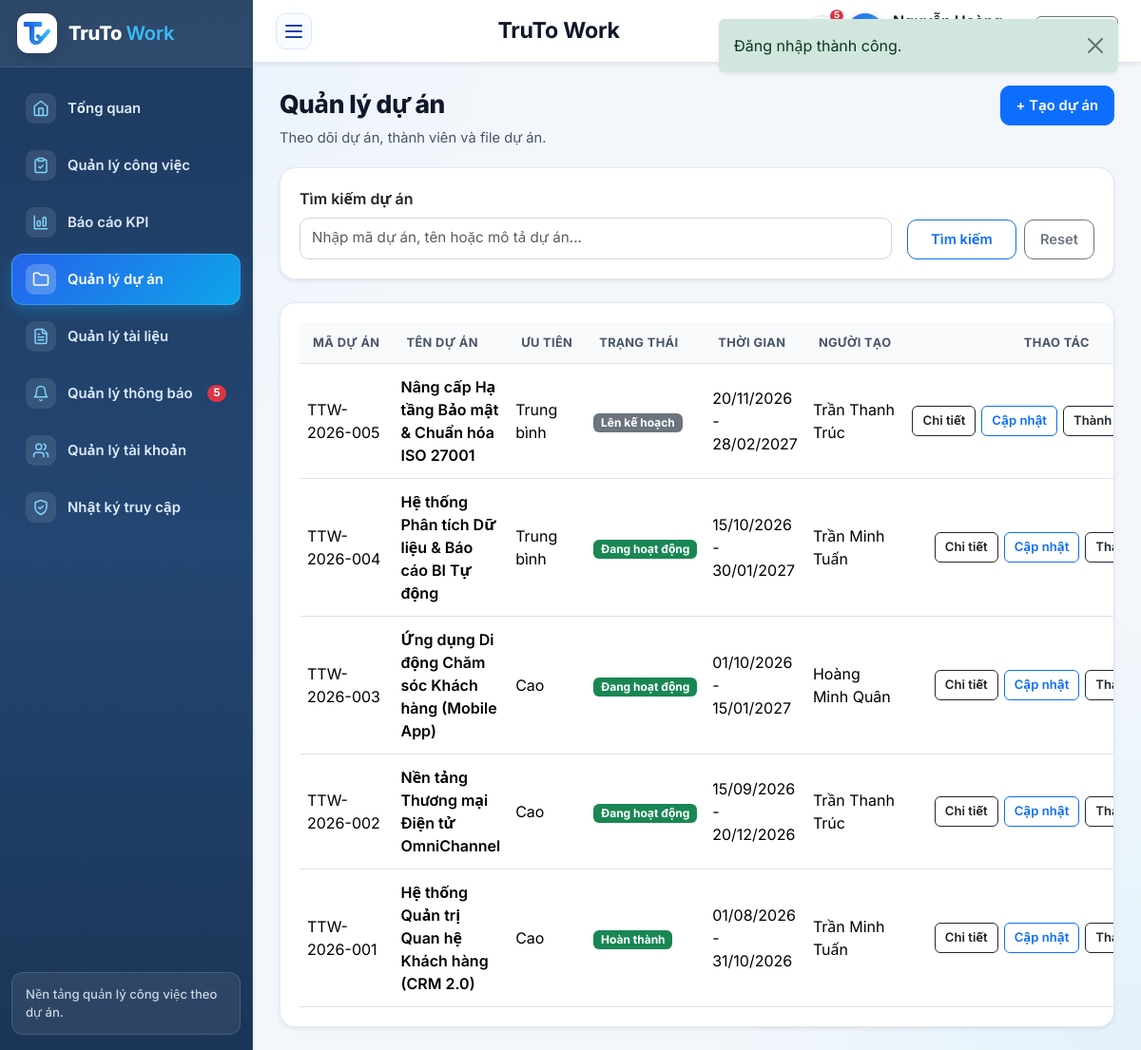
The app's page /index.php?route=du_an/index (signed in) with its own data.
### tables this page shows
CREATE TABLE `tai_khoan` (
  `id` int(11) NOT NULL AUTO_INCREMENT,
  `name` varchar(150) NOT NULL,
  `email` varchar(150) NOT NULL,
  `password` varchar(255) NOT NULL,
  `public_key_jwk` longtext DEFAULT NULL,
  `role` enum('admin','manager','employee') NOT NULL DEFAULT 'employee',
  `department` varchar(100) DEFAULT NULL,
  `status` enum('active','inactive') NOT NULL DEFAULT 'active',
  `created_at` datetime NOT NULL,
  PRIMARY KEY (`id`),
  UNIQUE KEY `email` (`email`)
);

CREATE TABLE `du_an` (
  `id` int(11) NOT NULL AUTO_INCREMENT,
  `code` varchar(50) NOT NULL,
  `name` varchar(150) NOT NULL,
  `description` text DEFAULT NULL,
  `start_date` date DEFAULT NULL,
  `end_date` date DEFAULT NULL,
  `priority` enum('low','medium','high') NOT NULL DEFAULT 'medium',
  `status` enum('planning','active','completed') NOT NULL DEFAULT 'active',
  `created_by` int(11) NOT NULL,
  `created_at` datetime NOT NULL,
  PRIMARY KEY (`id`),
  UNIQUE KEY `code` (`code`),
  KEY `fk_du_an_created_by` (`created_by`),
  CONSTRAINT `fk_du_an_created_by` FOREIGN KEY (`created_by`) REFERENCES `tai_khoan` (`id`)
);

### app/views/du_an/index.php (the view, shortened to what the rows shown need)
<div class="section-header">
    <div>
        <div class="section-title">Quản lý dự án</div>
        <p class="section-desc">Theo dõi dự án, thành viên và file dự án.</p>
    </div>
    <?php if (in_array(current_user()['role'] ?? '', ['admin', 'manager'], true)): ?>
        <a href="<?= e(route_url('du_an/create')) ?>" class="btn btn-primary">+ Tạo dự án</a>
    <?php endif; ?>
</div>
<div class="card border-0 shadow-sm mb-4">
    <div class="card-body">
        <form class="row g-3" method="get">
            <div class="col-md-9">
                <label class="form-label fw-semibold">Tìm kiếm dự án</label>
                <input type="text" class="form-control" name="keyword" placeholder="Nhập mã dự án, tên hoặc mô tả dự án..." value="<?= e($keyword ?? '') ?>">
            </div>
            <div class="col-md-3 d-flex align-items-end gap-2">
                <button class="btn btn-outline-primary flex-grow-1" type="submit">Tìm kiếm</button>
                <a class="btn btn-outline-secondary" href="<?= e(route_url('du_an/index')) ?>">Reset</a>
            </div>
        </form>
    </div>
</div>
<div class="card border-0 shadow-sm">
    <div class="card-body table-responsive">
        <?php $projectAccessModel = new \App\Models\Project(); ?>
        <table class="table align-middle">
            <thead>
                <tr>
                    <th>Mã dự án</th>
                    <th>Tên dự án</th>
                    <th>Ưu tiên</th>
                    <th>Trạng thái</th>
                    <th>Thời gian</th>
                    <th>Người tạo</th>
                    <th class="project-actions-head"><span class="project-actions-head-grid"><span class="project-actions-head-label">Thao tác</span></span></th>
                </tr>
            </thead>
            <tbody>
            <?php foreach ($du_an as $project): ?>
                <?php $canManageThisProject = $projectAccessModel->userCanManageProject(current_user(), (int) $project['id']); ?>
                <tr>
                    <td><?= e($project['code']) ?></td>
                    <td><div class="fw-semibold"><?= e($project['name']) ?></div></td>
                    <td><?= e(priority_label($project['priority'])) ?></td>
                    <td><span class="badge text-bg-<?= e(status_badge_class($project['status'])) ?>"><?= e(status_label($project['status'])) ?></span></td>
                    <td><?= e(format_date($project['start_date'])) ?> - <?= e(format_date($project['end_date'])) ?></td>
                    <td><?= e($project['creator_name']) ?></td>
                    <td class="project-actions-cell">
                        <div class="project-actions-grid">
                            <div class="project-action-slot">
                                <a class="btn btn-sm btn-outline-dark w-100" href="<?= e(route_url('du_an/show', ['id' => $project['id']])) ?>">Chi tiết</a>
                            </div>
                            <div class="project-action-slot">
                                <?php if ($canManageThisProject): ?>
                                    <a class="btn btn-sm btn-outline-primary w-100" href="<?= e(route_url('du_an/edit', ['id' => $project['id']])) ?>">Cập nhật</a>
                                <?php else: ?>
                                    <span class="project-action-placeholder"></span>
                                <?php endif; ?>
                            </div>
                            <?php if ($canManageThisProject): ?>
                                <div class="project-action-slot">
                                    <a class="btn btn-sm btn-outline-dark w-100" href="<?= e(route_url('du_an/members', ['id' => $project['id']])) ?>">Thành viên</a>
                                </div>
                            <?php endif; ?>
                        </div>
                    </td>
                </tr>
            <?php endforeach; ?>
            </tbody>
        </table>
    </div>
</div>

### app/views/layouts/main.php (shortened to what the rows shown need)
<?php
$authUser = current_user();
$currentRoute = (string) ($_GET['route'] ?? ($authUser ? 'dashboard/index' : 'home/index'));
$isPublicPage = !$authUser && str_starts_with($currentRoute, 'home/');
$isLoginPage = !$authUser && str_starts_with($currentRoute, 'auth/');
$unreadNotifCount = 0;
if ($authUser) {
    try {
        $unreadNotifCount = (new \App\Models\Notification())->unreadCount((int) $authUser['id']);
    } catch (\Throwable $e) {
        $unreadNotifCount = 0;
    }
}
?>
<!doctype html>
<html lang="vi">
<head>
    <link href="https://cdn.jsdelivr.net/npm/bootstrap@5.3.3/dist/css/bootstrap.min.css" rel="stylesheet">
    <link href="assets/css/app.css?v=20261025v6" rel="stylesheet">
</head>
<body>
<?php if ($isPublicPage): ?>
    <div class="public-site-shell">
        <header class="public-header">
            <div class="public-container public-header-inner">
                <a class="brand-public" href="<?= e(route_url('home/index')) ?>">
                    <span class="brand-public-mark">
                        <img src="assets/images/logo-icon.png" alt="TruTo Work">
                    </span>
                    <span>
                        <strong>TruTo <span class="text-primary fw-semibold">Work</span></strong>
                        <small>Quản lý công việc theo dự án</small>
                    </span>
                </a>
                <nav class="public-nav">
                    <a class="<?= $currentRoute === 'home/index' ? 'is-active' : '' ?>" href="<?= e(route_url('home/index')) ?>">Trang chủ</a>
                    <a class="<?= $currentRoute === 'home/about' ? 'is-active' : '' ?>" href="<?= e(route_url('home/about')) ?>">Giới thiệu</a>
                    <a href="<?= e(route_url('auth/login')) ?>">Đăng nhập</a>
                </nav>
            </div>
        </header>
        <main class="public-main">
            <div class="public-container">
                <?= $content ?>
            </div>
        </main>
        <footer class="public-footer">
            <div class="public-container public-footer-inner">
                <span>TruTo Work</span>
            </div>
        </footer>
    </div>
<?php else: ?>
    <div class="app-shell">
        <aside class="sidebar shadow-sm">
            <div class="sidebar-header">
                <a class="sidebar-brand text-decoration-none" href="<?= e(route_url('dashboard/index')) ?>">
                    <div class="brand-icon">
                        <img src="assets/images/logo-icon.png" alt="TruTo Work">
                    </div>
                    <div class="brand-title">TruTo <span class="brand-title-accent">Work</span></div>
                </a>
            </div>
            <nav class="sidebar-menu">
                <a class="menu-link <?= e(active_menu('dashboard/')) ?>" href="<?= e(route_url('dashboard/index')) ?>" data-short-label="TG" title="Tổng quan">
                    <span class="menu-icon" aria-hidden="true">
                        <svg xmlns="http://www.w3.org/2000/svg" width="18" height="18" viewBox="0 0 24 24" fill="none" stroke="currentColor" stroke-width="2" stroke-linecap="round" stroke-linejoin="round"><path d="m3 9 9-7 9 7v11a2 2 0 0 1-2 2H5a2 2 0 0 1-2-2z"/><polyline points="9 22 9 12 15 12 15 22"/></svg>
                    </span>
                    <span class="menu-text">Tổng quan</span>
                </a>
                <a class="menu-link <?= e(active_menu('cong_viec/')) ?>" href="<?= e(route_url('cong_viec/index')) ?>" data-short-label="CV" title="Quản lý công việc">
                    <span class="menu-icon" aria-hidden="true">
                    </span>
                    <span class="menu-text">Quản lý công việc</span>
                </a>
                <a class="menu-link <?= e(active_menu('kpi/')) ?>" href="<?= e(route_url('kpi/index')) ?>" data-short-label="KPI" title="Báo cáo KPI">
                    <span class="menu-icon" aria-hidden="true">
                        <svg xmlns="http://www.w3.org/2000/svg" width="18" height="18" viewBox="0 0 24 24" fill="none" stroke="currentColor" stroke-width="2" stroke-linecap="round" stroke-linejoin="round"><path d="M3 3v18h18"/><rect width="4" height="7" x="7" y="10" rx="1"/><rect width="4" height="12" x="15" y="5" rx="1"/></svg>
                    </span>
                    <span class="menu-text">Báo cáo KPI</span>
                </a>
                <a class="menu-link <?= e(active_menu('du_an/')) ?>" href="<?= e(route_url('du_an/index')) ?>" data-short-label="DA" title="Quản lý dự án">
                    <span class="menu-icon" aria-hidden="true">
                        <svg xmlns="http://www.w3.org/2000/svg" width="18" height="18" viewBox="0 0 24 24" fill="none" stroke="currentColor" stroke-width="2" stroke-linecap="round" stroke-linejoin="round"><path d="M20 20a2 2 0 0 0 2-2V8a2 2 0 0 0-2-2h-7.9a2 2 0 0 1-1.69-.9L9.6 3.9A2 2 0 0 0 7.93 3H4a2 2 0 0 0-2 2v13a2 2 0 0 0 2 2Z"/></svg>
                    </span>
                    <span class="menu-text">Quản lý dự án</span>
                </a>
                <?php if (in_array($authUser['role'], ['manager', 'admin'], true)): ?>
                    <a class="menu-link <?= e(active_menu('files/') ?: active_menu('tai_lieu/')) ?>" href="<?= e(route_url('files/index')) ?>" data-short-label="TL" title="Quản lý tài liệu">
                        <span class="menu-icon" aria-hidden="true">
                        </span>
                        <span class="menu-text">Quản lý tài liệu</span>
                    </a>
                <?php endif; ?>
                <?php $notifMenuTitle = in_array($authUser['role'], ['manager', 'admin'], true) ? 'Quản lý thông báo' : 'Xem thông báo'; ?>
                <a class="menu-link <?= e(active_menu('thong_bao/')) ?>"
                   href="<?= e(route_url('thong_bao/index')) ?>"
                   data-short-label="TB"
                   title="<?= e($notifMenuTitle) ?>">
                    <span class="menu-icon" aria-hidden="true">
                        <svg xmlns="http://www.w3.org/2000/svg" width="18" height="18" viewBox="0 0 24 24" fill="none" stroke="currentColor" stroke-width="2" stroke-linecap="round" stroke-linejoin="round"><path d="M6 8a6 6 0 0 1 12 0c0 7 3 9 3 9H3s3-2 3-9"/><path d="M10.3 21a1.94 1.94 0 0 0 3.4 0"/></svg>
                    </span>
                    <span class="menu-text flex-grow-1"><?= e($notifMenuTitle) ?></span>
                    <?php if ($unreadNotifCount > 0): ?>
                        <span class="badge rounded-pill text-bg-danger menu-badge"><?= e((string) $unreadNotifCount) ?></span>
                    <?php endif; ?>
                </a>
                <?php if ($authUser['role'] === 'admin'): ?>
                    <a class="menu-link <?= e(active_menu('tai_khoan/')) ?>" href="<?= e(route_url('tai_khoan/index')) ?>" data-short-label="TK" title="Quản lý tài khoản">
                        <span class="menu-icon" aria-hidden="true">
                        </span>
                        <span class="menu-text">Quản lý tài khoản</span>
                    </a>
                    <a class="menu-link <?= e(active_menu('nhat_ky/')) ?>" href="<?= e(route_url('nhat_ky/index')) ?>" data-short-label="NK" title="Nhật ký truy cập">
                        <span class="menu-icon" aria-hidden="true">
                            <svg xmlns="http://www.w3.org/2000/svg" width="18" height="18" viewBox="0 0 24 24" fill="none" stroke="currentColor" stroke-width="2" stroke-linecap="round" stroke-linejoin="round"><path d="M12 22s8-4 8-10V5l-8-3-8 3v7c0 6 8 10 8 10"/><path d="m9 12 2 2 4-4"/></svg>
                        </span>
                        <span class="menu-text">Nhật ký truy cập</span>
                    </a>
                <?php endif; ?>
            </nav>
            <div class="sidebar-footer">
                <div class="sidebar-footer-text">Nền tảng quản lý công việc theo dự án.</div>
            </div>
        </aside>
        <div class="main-shell">
            <header class="topbar shadow-sm">
                <button class="sidebar-toggle" type="button" aria-label="Thu gọn hoặc mở menu" aria-expanded="true" data-sidebar-toggle>
                    <span></span><span></span><span></span>
                </button>
                <div class="page-info">
                    <div class="page-label">TruTo Work</div>
                </div>
                <div class="topbar-user">
                    <a class="btn btn-light border position-relative p-0 d-inline-flex align-items-center justify-content-center rounded-circle"
                       style="width: 34px; height: 34px; min-height: 34px;"
                       href="<?= e(route_url('thong_bao/index', ['tab' => 'inbox'])) ?>"
                       title="Thông báo của bạn"
                       aria-label="Thông báo của bạn">
                        <?php if ($unreadNotifCount > 0): ?>
                            <span class="position-absolute top-0 start-100 translate-middle badge rounded-pill text-bg-danger"
                                  style="font-size: 0.62rem; padding: 0.18em 0.4em;">
                                <?= e($unreadNotifCount > 99 ? '99+' : (string) $unreadNotifCount) ?>
                            </span>
                        <?php endif; ?>
                    </a>
                    <div class="avatar-badge"><?= e(strtoupper(substr($authUser['name'], 0, 1))) ?></div>
                    <div class="d-none d-sm-block">
                        <div class="fw-semibold text-truncate" style="max-width: 140px;"><?= e($authUser['name']) ?></div>
                        <div class="small text-secondary"><?= e(role_label($authUser['role'])) ?></div>
                    </div>
                    <a class="btn btn-outline-secondary btn-sm" href="<?= e(route_url('auth/logout')) ?>" title="Đăng xuất">
                        <span class="d-none d-md-inline">Đăng xuất</span>
                    </a>
                </div>
            </header>
            <main class="content-shell">
                <?= $content ?>
            </main>
        </div>
    </div>
<?php endif; ?>
</body>
</html>

### records on screen
tai_khoan: role "Quản lý thông báo"
du_an: code "TTW-2026-005", name "Nâng cấp Hạ tầng Bảo mật & Chuẩn hóa ISO 27001", priority "Trung bình", status "Lên kế hoạch", start_date "20/11/2026", end_date "28/02/2027", created_by.name "Trần Thanh Trúc"
du_an: code "TTW-2026-004", name "Hệ thống Phân tích Dữ liệu & Báo cáo BI Tự động", priority "Trung bình", status "Đang hoạt động", start_date "15/10/2026", end_date "30/01/2027", created_by.name "Trần Minh Tuấn"
du_an: code "TTW-2026-003", name "Ứng dụng Di động Chăm sóc Khách hàng (Mobile App)", priority "Cao", status "Đang hoạt động", start_date "01/10/2026", end_date "15/01/2027", created_by.name "Hoàng Minh Quân"
du_an: code "TTW-2026-002", name "Nền tảng Thương mại Điện tử OmniChannel", priority "Cao", status "Đang hoạt động", start_date "15/09/2026", end_date "20/12/2026", created_by.name "Trần Thanh Trúc"
du_an: code "TTW-2026-001", name "Hệ thống Quản trị Quan hệ Khách hàng (CRM 2.0)", priority "Cao", status "Hoàn thành", start_date "01/08/2026", end_date "31/10/2026", created_by.name "Trần Minh Tuấn"

### other values on screen
$flash['message'] "Đăng nhập thành công."
$unreadNotifCount "5"
$unreadNotifCount > 99 ? '99+' : (string) $unreadNotifCount "5"
